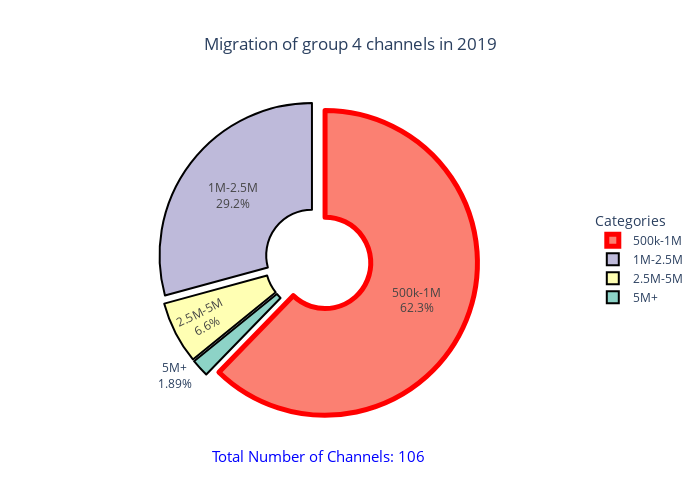

The code cell stored with this chart in its notebook:
### Code cell
# Create a plotly visualization
fig = go.Figure()

fig.add_trace(go.Pie(
    labels=pieplot['monthly_subs_cat'],
    values=pieplot['channel'],
    hole=0.3,
    marker=dict(colors=px.colors.qualitative.Set3, line=dict(color='#000000', width=2)),
))

# Highlight the specific category
highlight_index = pieplot[pieplot['monthly_subs_cat'] == '500k-1M'].index[0]
fig.update_traces(
    marker=dict(line=dict(color=['red' if i == highlight_index else '#000000' for i in range(len(pieplot))], width=[5 if i == highlight_index else 2 for i in range(len(pieplot))]))
)
fig.update_traces(textinfo='percent+label', pull=[0.05] * pieplot['monthly_subs_cat'].nunique())

# Customize chart properties
fig.update_layout(
    width=700,
    height=500,
    title="Migration of group 4 channels in 2019",
    legend=dict(title='Categories', x=1.1, y=0.5),
    title_x=0.5,
    annotations=[
        dict(
            text=f'Total Number of Channels: {pieplot.channel.sum()}',
            x=0.5,
            y=-0.15,
            showarrow=False,
            font=dict(size=15,color='blue'),
        )
    ],
)

# Save the plot to an HTML file
fig.write_html(PLOTS+f'1_2_pie_2.html')

fig.show()

### Figure 1 — Plotly figure (JSON) as saved in the notebook; plotly's stock layout.template omitted (floating-point values rounded to 4 significant figures)
{"data": [{"hole": 0.3, "labels": ["5M+", "2.5M-5M", "1M-2.5M", "500k-1M"], "marker": {"colors": ["rgb(141,211,199)", "rgb(255,255,179)", "rgb(190,186,218)", "rgb(251,128,114)", "rgb(128,177,211)", "rgb(253,180,98)", "rgb(179,222,105)", "rgb(252,205,229)", "rgb(217,217,217)", "rgb(188,128,189)", "rgb(204,235,197)", "rgb(255,237,111)"], "line": {"color": ["#000000", "#000000", "#000000", "red"], "width": [2, 2, 2, 5]}}, "pull": [0.05, 0.05, 0.05, 0.05], "textinfo": "percent+label", "type": "pie", "values": [2, 7, 31, 66]}], "layout": {"annotations": [{"font": {"color": "blue", "size": 15}, "showarrow": false, "text": "Total Number of Channels: 106", "x": 0.5, "y": -0.15}], "height": 500, "legend": {"title": {"text": "Categories"}, "x": 1.1, "y": 0.5}, "title": {"text": "Migration of group 4 channels in 2019", "x": 0.5}, "width": 700}}
